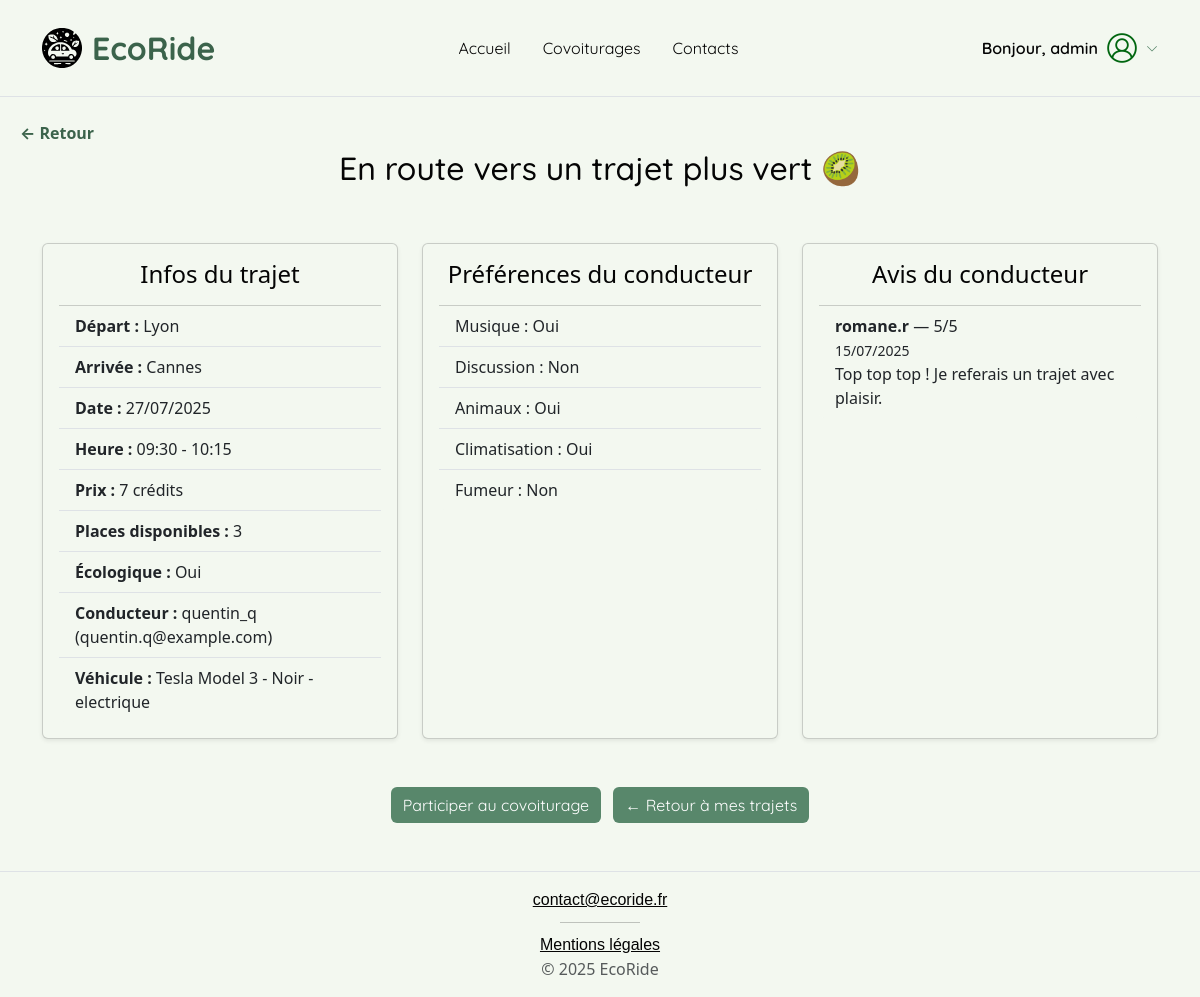
Page /pages/detail.php?id=17 (signed in) on the committed database.
### tables this page shows
CREATE TABLE `covoiturages` (
  `id` int(11) NOT NULL,
  `vehicule_id` int(11) NOT NULL,
  `conducteur_id` int(11) NOT NULL,
  `adresse_depart` varchar(255) NOT NULL,
  `adresse_arrivee` varchar(255) NOT NULL,
  `date_depart` date NOT NULL,
  `heure_depart` time NOT NULL,
  `heure_arrivee` time NOT NULL,
  `places_disponibles` int(11) NOT NULL,
  `prix` int(11) NOT NULL,
  `voyage_ecologique` tinyint(1) NOT NULL DEFAULT 0,
  `statut` enum('prévu','en_cours','termine') DEFAULT 'prévu',
  `termine` tinyint(1) DEFAULT 0,
  `validation_participant` tinyint(1) DEFAULT 0
);

CREATE TABLE `utilisateurs` (
  `id` int(11) NOT NULL,
  `pseudo` varchar(50) NOT NULL,
  `prenom` varchar(50) DEFAULT NULL,
  `nom_famille` varchar(50) DEFAULT NULL,
  `date_naissance` date DEFAULT NULL,
  `adresse_postale` text DEFAULT NULL,
  `telephone` varchar(20) DEFAULT NULL,
  `email` varchar(100) NOT NULL,
  `mot_de_passe` varchar(255) NOT NULL,
  `credits` int(11) DEFAULT 20,
  `role` enum('passager','chauffeur','passager_chauffeur','employe','administrateur') NOT NULL DEFAULT 'passager',
  `date_creation` datetime DEFAULT current_timestamp(),
  `photo_profil` varchar(255) DEFAULT NULL,
  `statut` varchar(20) NOT NULL DEFAULT 'actif'
);

CREATE TABLE `vehicules` (
  `id` int(11) NOT NULL,
  `utilisateur_id` int(11) NOT NULL,
  `plaque` varchar(20) NOT NULL,
  `date_immatriculation` date NOT NULL,
  `modele` varchar(50) NOT NULL,
  `marque` varchar(50) NOT NULL,
  `couleur` varchar(30) DEFAULT NULL,
  `energie` enum('essence','diesel','electrique','hybride') NOT NULL,
  `places_disponibles` int(11) NOT NULL DEFAULT 1
);

CREATE TABLE `avis` (
  `id` int(11) NOT NULL,
  `conducteur_id` int(11) NOT NULL,
  `auteur_id` int(11) DEFAULT NULL,
  `note` tinyint(4) NOT NULL CHECK (`note` between 1 and 5),
  `commentaire` text DEFAULT NULL,
  `date_avis` datetime DEFAULT current_timestamp()
);

### pages/detail.php (the view, shortened to what this page needs)
<?php
require_once __DIR__ . '/../config/db.php';
require_once '../templates/header.php';
$userId = isset($_SESSION['user_id']) ? (int) $_SESSION['user_id'] : null;
$userCredits = $_SESSION['user_credits'] ?? 0;
$id = (int) $_GET['id'];
try {
    $stmt = $pdo->prepare("
        SELECT c.*, u.pseudo, u.email, u.id AS conducteur_id, u.photo_profil,
               v.marque, v.modele, v.couleur, v.energie
        FROM covoiturages c
        JOIN utilisateurs u ON c.conducteur_id = u.id
        JOIN vehicules v ON c.vehicule_id = v.id
        WHERE c.id = :id
        LIMIT 1
    ");
    $stmt->execute(['id' => $id]);
    $trajet = $stmt->fetch(PDO::FETCH_ASSOC);
    $date = new DateTime($trajet['date_depart']);
    $heureDepart = new DateTime($trajet['heure_depart']);
    $heureArrivee = new DateTime($trajet['heure_arrivee']);
    $stmtPrefs = $pdo->prepare("SELECT * FROM preferences_conducteurs WHERE conducteur_id = :id LIMIT 1");
    $stmtPrefs->execute(['id' => $trajet['conducteur_id']]);
    $prefs = $stmtPrefs->fetch(PDO::FETCH_ASSOC);
    $stmtAvis = $pdo->prepare("
        SELECT a.commentaire, a.note, a.date_avis, u.pseudo AS auteur
        FROM avis a
        JOIN utilisateurs u ON a.auteur_id = u.id
        WHERE a.conducteur_id = :id
        ORDER BY a.date_avis DESC
    ");
    $stmtAvis->execute(['id' => $trajet['conducteur_id']]);
    $avis = $stmtAvis->fetchAll(PDO::FETCH_ASSOC);
    $dejaInscrit = false;
    if ($userId) {
        $check = $pdo->prepare("SELECT COUNT(*) FROM participations WHERE utilisateur_id = :uid AND covoiturage_id = :cid");
        $check->execute(['uid' => $userId, 'cid' => $id]);
        $dejaInscrit = (bool) $check->fetchColumn();
    }
} catch (PDOException $e) {
    error_log('Erreur PDO : ' . $e->getMessage());
    afficherErreur("Une erreur technique est survenue.");
}
?>
<?php if ($dejaInscrit): ?>
    <div class="alert alert-info text-center my-3">
        Vous participez déjà à ce trajet.
        <form action="../config/annuler_participation.php" method="post" class="mt-2">
            <input type="hidden" name="covoiturage_id" value="<?= htmlspecialchars($id) ?>">
            <button type="submit" class="btn btn-danger">Annuler ma participation</button>
        </form>
    </div>
    <?php else: ?>
        <?php if ($trajet['statut'] !== 'termine'): ?>
            <h2 class="text-center mt-1">En route vers un trajet plus vert 🥝</h2>
        <?php endif; ?>
    <?php endif; ?>
<div class="container my-5">
    <div class="row">
        <div class="col-md-4 mb-4">
            <div class="card eco-box p-3 shadow-sm h-100">
                <h4 class="mb-3 text-center">Infos du trajet</h4>
                <ul class="list-group list-group-flush">
                    <li class="list-group-item eco-box"><strong>Départ :</strong> <?= htmlspecialchars($trajet['adresse_depart']) ?></li>
                    <li class="list-group-item eco-box"><strong>Arrivée :</strong> <?= htmlspecialchars($trajet['adresse_arrivee']) ?></li>
                    <li class="list-group-item eco-box"><strong>Date :</strong> <?= htmlspecialchars($date->format('d/m/Y')) ?></li>
                    <li class="list-group-item eco-box"><strong>Heure :</strong> <?= htmlspecialchars($heureDepart->format('H:i')) ?> - <?= htmlspecialchars($heureArrivee->format('H:i')) ?></li>
                    <li class="list-group-item eco-box"><strong>Prix :</strong> <?= htmlspecialchars($trajet['prix']) ?> crédits</li>
                    <li class="list-group-item eco-box"><strong>Places disponibles :</strong> <?= htmlspecialchars($trajet['places_disponibles']) ?></li>
                    <li class="list-group-item eco-box"><strong>Écologique :</strong> <?= $trajet['voyage_ecologique'] ? 'Oui' : 'Non' ?></li>
                    <li class="list-group-item eco-box"><strong>Conducteur :</strong> <?= htmlspecialchars($trajet['pseudo']) ?> (<?= htmlspecialchars($trajet['email']) ?>)</li>
                    <li class="list-group-item eco-box"><strong>Véhicule :</strong> <?= htmlspecialchars("{$trajet['marque']} {$trajet['modele']} - {$trajet['couleur']} - {$trajet['energie']}") ?></li>
                </ul>
            </div>
        </div>
        <div class="col-md-4 mb-4">
            <div class="card eco-box p-3 shadow-sm h-100">
                <h4 class="text-center mb-3">Préférences du conducteur</h4>
                <?php if ($prefs): ?>
                    <ul class="list-group list-group-flush">
                        <li class="list-group-item eco-box">Musique : <?= $prefs['musique'] ? 'Oui' : 'Non' ?></li>
                        <li class="list-group-item eco-box">Discussion : <?= $prefs['discussion'] ? 'Oui' : 'Non' ?></li>
                        <li class="list-group-item eco-box">Animaux : <?= $prefs['animaux_acceptes'] ? 'Oui' : 'Non' ?></li>
                        <li class="list-group-item eco-box">Climatisation : <?= $prefs['climatisation'] ? 'Oui' : 'Non' ?></li>
                        <li class="list-group-item eco-box">Fumeur : <?= $prefs['fumeur'] ? 'Oui' : 'Non' ?></li>
                    </ul>
                <?php else: ?>
                    <p class="text-center">Aucune préférence indiquée.</p>
                <?php endif; ?>
            </div>
        </div>
        <div class="col-md-4 mb-4">
            <div class="card eco-box p-3 shadow-sm h-100">
                <h4 class="text-center mb-3">Avis du conducteur</h4>
                <?php if (!empty($avis)): ?>
                    <ul class="list-group list-group-flush" style="max-height: 400px; overflow-y: auto;">
                        <?php foreach ($avis as $a): ?>
                            <li class="list-group-item eco-box">
                                <strong><?= htmlspecialchars($a['auteur']) ?></strong> — <?= (int)$a['note'] ?>/5<br>
                                <small><?= date('d/m/Y', strtotime($a['date_avis'])) ?></small><br>
                                <?= nl2br(htmlspecialchars($a['commentaire'])) ?>
                            </li>
                        <?php endforeach; ?>
                    </ul>
                <?php else: ?>
                    <p class="text-center">Aucun avis pour ce conducteur.</p>
                <?php endif; ?>
            </div>
        </div>
    </div>
    <div class="text-center mt-4">
        <?php if (!$userId): ?>
            <div class="alert alert-info">Connectez-vous pour réserver ce trajet.</div>
            <a href="connexion.php" class="btn custom-btn mx-2">Se connecter</a>
            <a href="inscription.php" class="btn custom-btn mx-2">Créer un compte</a>
        <?php elseif (!$dejaInscrit): ?>
            <?php
            if ($trajet['places_disponibles'] <= 0) {
                echo '<div class="alert alert-danger">Aucune place disponible.</div>';
            } elseif ($userCredits < $trajet['prix']) {
                echo '<div class="alert alert-danger">Crédits insuffisants. Vous avez ' . htmlspecialchars($userCredits) . ' crédits.</div>';
            } else {
                echo '<button class="btn custom-btn me-2" data-bs-toggle="modal" data-bs-target="#confirmParticipationModal">
                        Participer au covoiturage
                      </button>';
            }
            ?>
            <a href="mes_trajets.php" class="btn custom-btn">← Retour à mes trajets</a>
        <?php endif; ?>
    </div>
</div>
<?php require_once '../templates/footer.php'; ?>

### css/styles.css (style rules this page uses)
:root { --eco-green: #58876b; --eco-green-dark: #3b634b; --eco-bg: #f3f8f0; --eco-text: #040404; --eco-font: 'Quicksand', sans-serif; }
html, body { height: 100%; margin: 0; background-color: var(--eco-bg); }
body { display: flex; flex-direction: column; min-height: 100vh; }
.custom-btn { font-family: var(--eco-font); background-color: var(--eco-green); color: white; border: none; border-radius: 6px; width: auto !important; display: inline-block !important; transition: background-color 0.3s ease, transform 0.2s ease; }
h2 { display: flex; justify-content: center; font-family: var(--eco-font); color: var(--eco-green) }
.text-center { color: var(--eco-text); }
.eco-box { background-color: var(--eco-bg) !important; }

### rows in the picture
covoiturages: adresse_depart "Lyon", adresse_arrivee "Cannes", date_depart "27/07/2025", heure_depart "09:30", heure_arrivee "10:15", prix "7", places_disponibles "3", conducteur.pseudo "quentin_q", conducteur.email "quentin.q@example.com", vehicule.energie "Tesla Model 3 - Noir - electrique"
avis: auteur.pseudo "romane.r", note "5", date_avis "15/07/2025", commentaire "Top top top ! Je referais un trajet avec plaisir."

### other values in the picture
$_SESSION['user_pseudo'] "admin"
